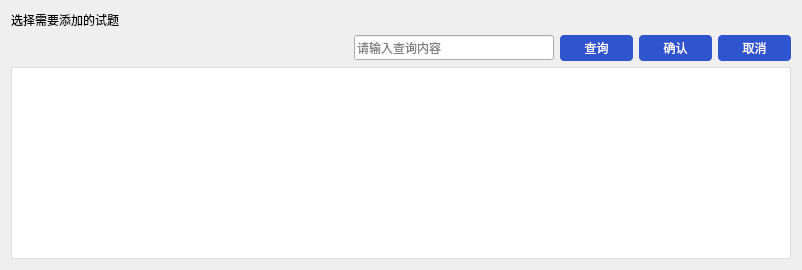
     <widget class="QWidget" name="page_6">
      <layout class="QGridLayout" name="gridLayout_2">
       <item row="2" column="0">
        <spacer name="horizontalSpacer_7">
         <property name="orientation">
          <enum>Qt::Horizontal</enum>
         </property>
         <property name="sizeHint" stdset="0">
          <size>
           <width>337</width>
           <height>20</height>
          </size>
         </property>
        </spacer>
       </item>
       <item row="2" column="2">
        <widget class="QPushButton" name="btnSelectQuesModel">
         <property name="minimumSize">
          <size>
           <width>73</width>
           <height>20</height>
          </size>
         </property>
         <property name="styleSheet">
          <string notr="true">QPushButton {
	background-color: #3054ce;
    padding: 4px;
    min-width: 65px;
    min-height: 12px;
	font: 10pt &quot;方正姚体&quot;;
    border-radius:4px;
    color:white;
}</string>
         </property>
         <property name="text">
          <string>查询</string>
         </property>
        </widget>
       </item>
       <item row="2" column="3">
        <widget class="QPushButton" name="btnQuesCommit">
         <property name="minimumSize">
          <size>
           <width>73</width>
           <height>20</height>
          </size>
         </property>
         <property name="styleSheet">
          <string notr="true">QPushButton {
	background-color: #3054ce;
    padding: 4px;
    min-width: 65px;
    min-height: 12px;
	font: 10pt &quot;方正姚体&quot;;
    border-radius:4px;
    color:white;
}</string>
         </property>
         <property name="text">
          <string>确认</string>
         </property>
        </widget>
       </item>
       <item row="2" column="1">
        <widget class="QLineEdit" name="leSelectQues">
         <property name="minimumSize">
          <size>
           <width>200</width>
           <height>25</height>
          </size>
         </property>
         <property name="styleSheet">
          <string notr="true">QLineEdit{
font: 12pt &quot;黑体&quot;;
}</string>
         </property>
         <property name="text">
          <string/>
         </property>
         <property name="placeholderText">
          <string>请输入查询内容</string>
         </property>
        </widget>
       </item>
       <item row="3" column="0" colspan="5">
        <widget class="QTableView" name="questableView">
         <property name="styleSheet">
          <string notr="true">QTableView , QTableWidget{
    selection-background-color:#44c767;
    background-color:white;
    border:1px solid #E0DDDC;
    gridline-color:lightgray;
}
QHeaderView::section{
    background-color:white;
    border:0px solid #E0DDDC;
    border-bottom:1px solid #E0DDDC;
    height:20px;
}
QTableView::QScrollBar:horizontal{
background:#FFFFFF;
padding-top:20px;
padding-bottom:20px;
padding-left:3px;
padding-right:3px;
border-left:1px solid #d7d7d7;
}
QTableView::QScrollBar::handle:vertical{
background:#dbdbdb;
border-radius:10px;
min-height:80px;
}
QTableView::QScrollBar::handle:vertical:hover{
background:#d0d0d0;
}
QTableView::QScrollBar::add-line:vertical{
background:url(:/images/resource/images/checkout/down.png) center no-repeat;
}
QTableView::QScrollBar::sub-line:vertical{
background:url(:/images/resource/images/checkout/up.png) center no-repeat;
}
</string>
         </property>
        </widget>
       </item>
       <item row="0" column="0">
        <widget class="QLabel" name="label_47">
         <property name="styleSheet">
          <string notr="true">font: 12pt &quot;黑体&quot;;</string>
         </property>
         <property name="text">
          <string>选择需要添加的试题</string>
         </property>
        </widget>
       </item>
       <item row="2" column="4">
        <widget class="QPushButton" name="btnQuesNone">
         <property name="styleSheet">
          <string notr="true">QPushButton {
	background-color: #3054ce;
    padding: 4px;
    min-width: 65px;
    min-height: 12px;
	font: 10pt &quot;方正姚体&quot;;
    border-radius:4px;
    color:white;
}</string>
         </property>
         <property name="text">
          <string>取消</string>
         </property>
        </widget>
       </item>
      </layout>
     </widget>
